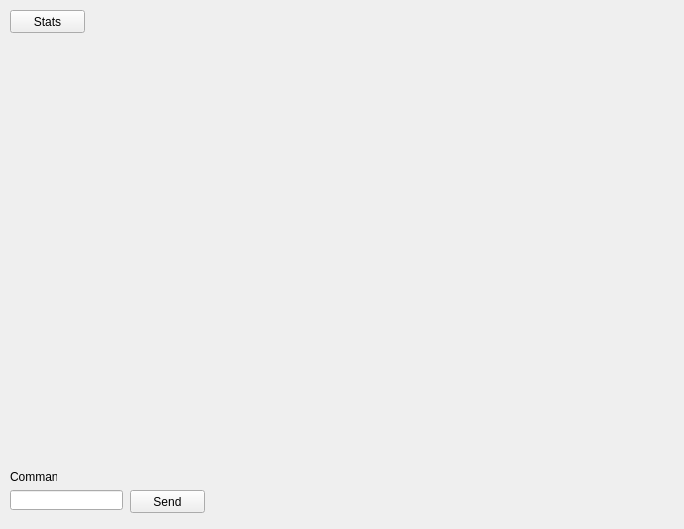
<?xml version="1.0" encoding="UTF-8"?>
<ui version="4.0">
 <class>Form</class>
 <widget class="QWidget" name="Form">
  <property name="geometry">
   <rect>
    <x>0</x>
    <y>0</y>
    <width>684</width>
    <height>529</height>
   </rect>
  </property>
  <property name="windowTitle">
   <string>Form</string>
  </property>
  <widget class="QPushButton" name="stats">
   <property name="geometry">
    <rect>
     <x>10</x>
     <y>10</y>
     <width>75</width>
     <height>23</height>
    </rect>
   </property>
   <property name="text">
    <string>Stats</string>
   </property>
  </widget>
  <widget class="QLineEdit" name="command">
   <property name="geometry">
    <rect>
     <x>10</x>
     <y>490</y>
     <width>113</width>
     <height>20</height>
    </rect>
   </property>
  </widget>
  <widget class="QLabel" name="label">
   <property name="geometry">
    <rect>
     <x>10</x>
     <y>470</y>
     <width>47</width>
     <height>13</height>
    </rect>
   </property>
   <property name="text">
    <string>Command</string>
   </property>
  </widget>
  <widget class="QPushButton" name="send">
   <property name="geometry">
    <rect>
     <x>130</x>
     <y>490</y>
     <width>75</width>
     <height>23</height>
    </rect>
   </property>
   <property name="text">
    <string>Send</string>
   </property>
  </widget>
 </widget>
 <resources/>
 <connections/>
</ui>
